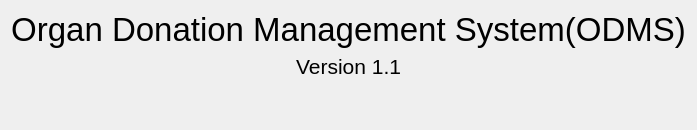
      <widget class="QWidget" name="aboutTab">
       <attribute name="title">
        <string>&amp;About</string>
       </attribute>
       <layout class="QGridLayout" name="gridLayout_4">
        <item row="0" column="0">
         <widget class="QLabel" name="label_3">
          <property name="font">
           <font>
            <pointsize>25</pointsize>
           </font>
          </property>
          <property name="text">
           <string>Organ Donation Management System(ODMS)</string>
          </property>
          <property name="alignment">
           <set>Qt::AlignHCenter|Qt::AlignTop</set>
          </property>
         </widget>
        </item>
        <item row="3" column="0">
         <widget class="QLabel" name="aboutImage">
          <property name="text">
           <string/>
          </property>
          <property name="alignment">
           <set>Qt::AlignCenter</set>
          </property>
         </widget>
        </item>
        <item row="2" column="0">
         <widget class="QLabel" name="label_10">
          <property name="font">
           <font>
            <pointsize>16</pointsize>
           </font>
          </property>
          <property name="text">
           <string>Version 1.1</string>
          </property>
          <property name="alignment">
           <set>Qt::AlignCenter</set>
          </property>
         </widget>
        </item>
        <item row="4" column="0">
         <widget class="QLabel" name="copyright">
          <property name="text">
           <string/>
          </property>
          <property name="alignment">
           <set>Qt::AlignCenter</set>
          </property>
         </widget>
        </item>
       </layout>
      </widget>
